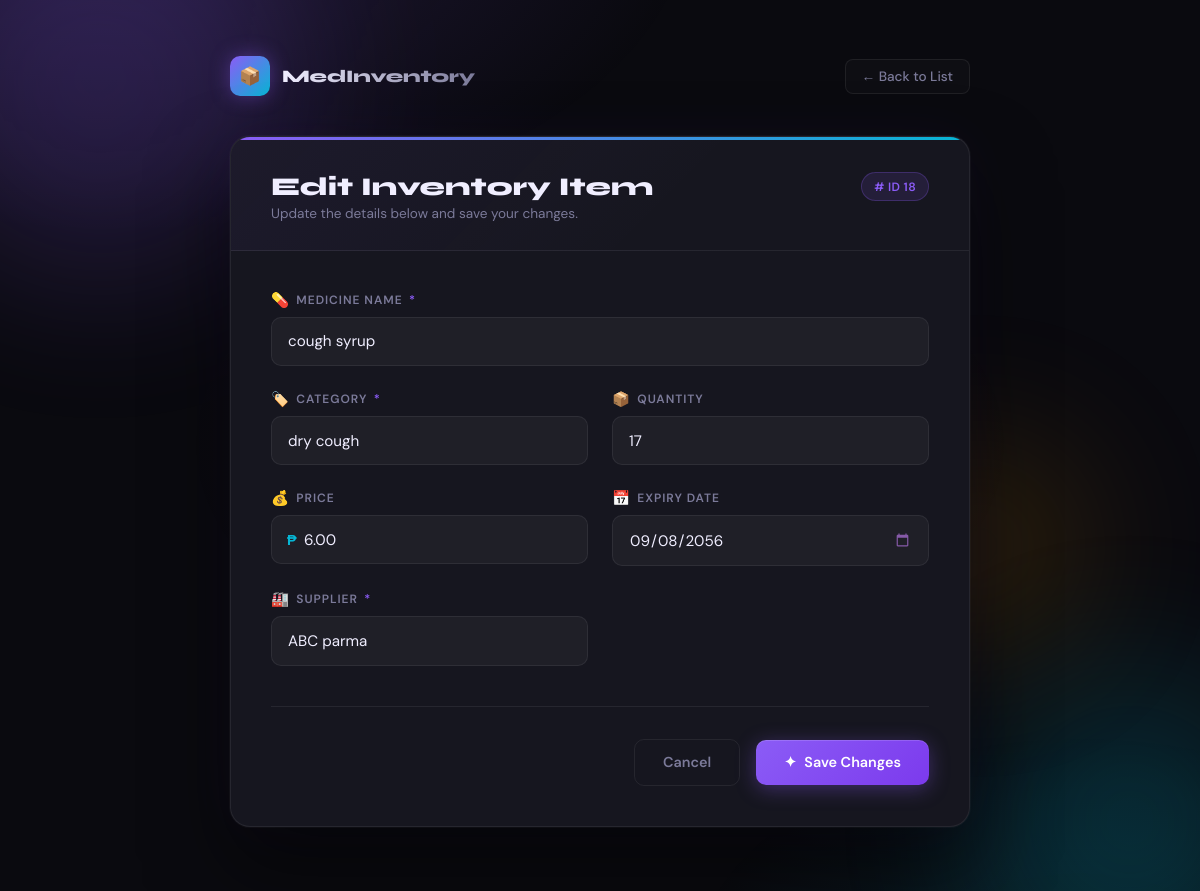
The app's page /edit.php?id=18 with its own data.
### tables this page shows
CREATE TABLE `inventory` (
  `id` int(11) NOT NULL,
  `mname` varchar(100) DEFAULT NULL,
  `category` varchar(100) DEFAULT NULL,
  `quantity` int(11) DEFAULT NULL,
  `price` decimal(10,2) DEFAULT NULL,
  `expiry_date` date DEFAULT NULL,
  `supplier` varchar(100) DEFAULT NULL,
  `image` varchar(255) DEFAULT NULL
);

### edit.php (the view, shortened to what this page needs)
<?php
include 'db.php';
$id = isset($_GET['id']) ? intval($_GET['id']) : 0;
$stmt = $conn->prepare("SELECT * FROM inventory WHERE id = ?");
$stmt->bind_param("i", $id);
$stmt->execute();
$result = $stmt->get_result();
$row = $result->fetch_assoc();
?>
<!DOCTYPE html>
<html lang="en">
<head>
</head>
<body>
<div class="orb orb-1"></div>
<div class="orb orb-2"></div>
<div class="orb orb-3"></div>
<div class="wrapper">
    <header>
        <div class="logo-mark">
            <div class="logo-icon">📦</div>
            <span class="logo-text">MedInventory</span>
        </div>
        <a href="index.php" class="back-btn">
            ← Back to List
        </a>
    </header>
    <div class="card">
        <div class="progress-bar"><div class="progress-fill" id="progressFill"></div></div>
        <div class="card-header">
            <div class="card-title">
                Edit Inventory Item
                <span>Update the details below and save your changes.</span>
            </div>
            <div class="item-id-badge">
                # ID <?= htmlspecialchars($id) ?>
            </div>
        </div>
        <div class="card-body">
            <form method="POST" id="editForm" novalidate>
                <div class="form-grid">
                    <div class="field field-full">
                        <label class="field-label" for="mname">
                            <span class="icon">💊</span> Medicine Name <span class="required">*</span>
                        </label>
                        <input
                            class="field-input"
                            type="text"
                            id="mname"
                            name="mname"
                            value="<?= htmlspecialchars($row['mname']) ?>"
                            placeholder="e.g. Paracetamol 500mg"
                            required>
                    </div>
                    <div class="field">
                        <label class="field-label" for="category">
                            <span class="icon">🏷️</span> Category <span class="required">*</span>
                        </label>
                        <input
                            class="field-input"
                            type="text"
                            id="category"
                            name="category"
                            value="<?= htmlspecialchars($row['category']) ?>"
                            placeholder="e.g. Analgesic"
                            required>
                    </div>
                    <div class="field">
                        <label class="field-label" for="quantity">
                            <span class="icon">📦</span> Quantity
                        </label>
                        <input
                            class="field-input"
                            type="number"
                            id="quantity"
                            name="quantity"
                            value="<?= htmlspecialchars($row['quantity']) ?>"
                            min="0"
                            placeholder="0">
                    </div>
                    <div class="field">
                        <label class="field-label" for="price">
                            <span class="icon">💰</span> Price
                        </label>
                        <div class="input-wrap">
                            <span class="input-prefix">₱</span>
                            <input
                                class="field-input"
                                type="number"
                                id="price"
                                name="price"
                                value="<?= htmlspecialchars($row['price']) ?>"
                                min="0"
                                step="0.01"
                                placeholder="0.00">
                        </div>
                    </div>
                    <div class="field">
                        <label class="field-label" for="expiry_date">
                            <span class="icon">📅</span> Expiry Date
                        </label>
                        <input
                            class="field-input"
                            type="date"
                            id="expiry_date"
                            name="expiry_date"
                            value="<?= htmlspecialchars($row['expiry_date']) ?>">
                    </div>
                    <div class="field">
                        <label class="field-label" for="supplier">
                            <span class="icon">🏭</span> Supplier <span class="required">*</span>
                        </label>
                        <input
                            class="field-input"
                            type="text"
                            id="supplier"
                            name="supplier"
                            value="<?= htmlspecialchars($row['supplier']) ?>"
                            placeholder="e.g. PharmaCo Inc."
                            required>
                    </div>
                </div>
                <div class="actions">
                    <a href="index.php" class="btn btn-ghost">Cancel</a>
                    <button type="submit" name="update" class="btn btn-primary" id="submitBtn">
                        <span>✦</span> Save Changes
                    </button>
                </div>
            </form>
        </div>
    </div>
</div>
</body>
</html>

### records on screen
inventory: mname "cough syrup", category "dry cough", quantity "17", price "6.00", expiry_date "09/08/2056", supplier "ABC parma"

### other values on screen
$id "18"
